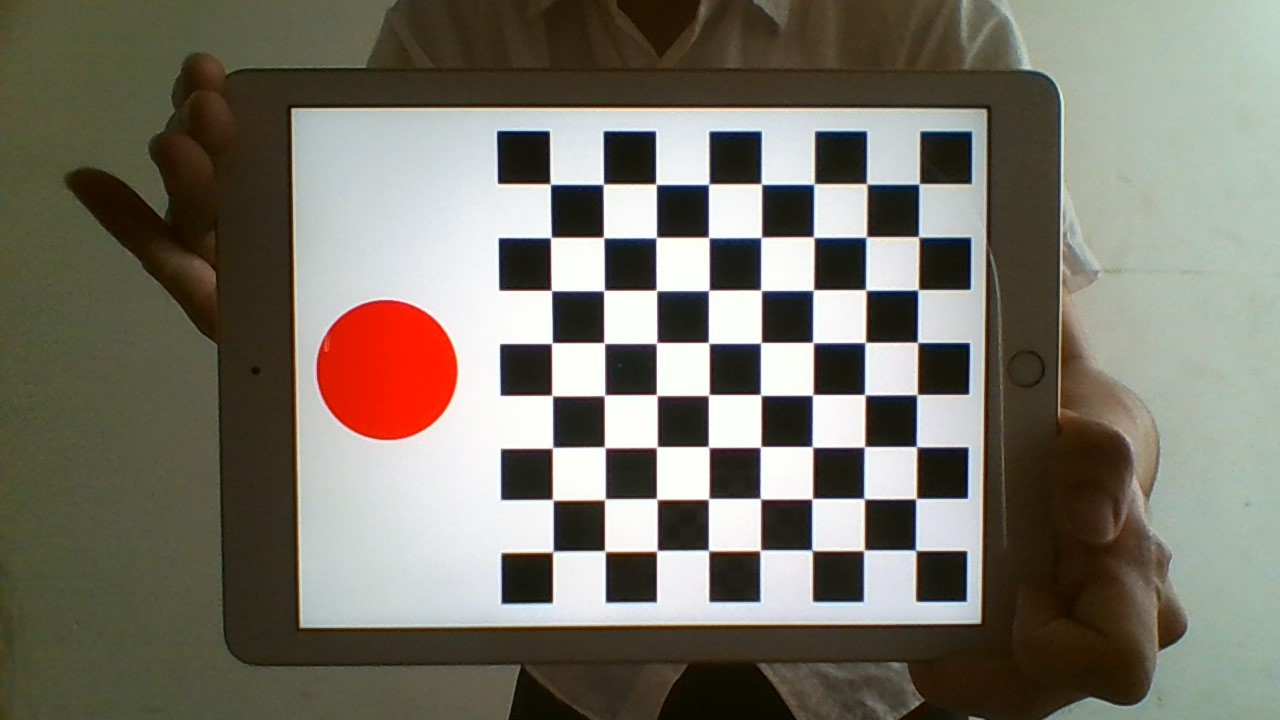
#> input picture 单目/WIN_20190423_12_49_57_Pro.jpg, 1280 x 720 px
$ python measure.py
#> lines starting #> are read from the running program, lines starting #| are printed output that depends on the picture; after the words box and inside, x2 and y2 are one past the last pixel; in counts of white or black regions, pixels touching at a corner belong together; long printed decimals are rounded
# -*- coding: utf-8 -*-
"""
Created on Tue Apr 23 20:56:14 2019

@author: Administrator
棋盘格大小15mm
圆半径20mm
测得：19.91mm
"""

import cv2 as cv
import numpy as np
#import matplotlib.pyplot as plt
#from matplotlib.patches import Circle
from scipy.optimize import leastsq

def undistort(image, camera_matrix, distortion_coefficients):
    h, w = image.shape[:2]
    new_camera_mtx, roi = cv.getOptimalNewCameraMatrix(camera_matrix,
                                                     distortion_coefficients,
                                                     (w,h), 1, (w,h))
    dst = cv.undistort(image, camera_matrix, distortion_coefficients,
                       None, new_camera_mtx)
    x, y, w, h = roi
    dst = dst[y:y+h, x:x+w]
#    cv.imshow('undistort_image', dst)
#    cv.imwrite('undistort_image.png', dst)
    return dst, new_camera_mtx

def extrace_object(image):
    blurred = cv.pyrMeanShiftFiltering(image, 10, 100)
#    cv.imshow('blurred', blurred)
    gray = cv.cvtColor(blurred, cv.COLOR_BGR2GRAY)
    gray = 255 - gray
#    cv.imwrite('gray.png', gray)
#    cv.imshow('gray', gray)
    circles = cv.HoughCircles(gray, cv.HOUGH_GRADIENT, 1, 18,
                              param1 = 100, param2 = 40,
                              minRadius = 0, maxRadius = 0)
    circles = np.uint16(np.around(circles))
# [4 lines of commented-out code are left out]
    hough_circle_center = circles[0, 0, :2]
    hough_circle_radii = circles[0, 0, 2]

    roi_radii = hough_circle_radii + 7
    mask = np.zeros(gray.shape)
    mask[hough_circle_center[1] - roi_radii: hough_circle_center[1] + roi_radii,
         hough_circle_center[0] - roi_radii: hough_circle_center[0] + roi_radii] = 1
    mask = mask.astype(np.uint8)
#    cv.imshow('mask', mask)
#    print(mask.dtype, gray.dtype)
    masked_image = gray * mask
#    cv.imshow('masked_image', masked_image)
#    cv.imwrite('masked_image.png', masked_image)

    ret, binary = cv.threshold(masked_image, 0, 255, cv.THRESH_BINARY | cv.THRESH_OTSU)
#    cv.imshow('binary image', binary)
#    cv.imwrite('binary_image.png', binary)

    edge_output = cv.Canny(binary, 50, 150)
#    print(edge_output.shape)
#    cv.imshow('canny edge', edge_output)
#    cv.imwrite('canny_edge.png', edge_output)

    index = np.argwhere(edge_output == 255)
    X_d, Y_d = index[:, 0], index[:, 1]

    return X_d, Y_d

def coordinate_system_transformation(X_d, Y_d, new_camera_mtx,
                                     rotation_matrix, translation_vectors):
    A = np.linalg.inv(np.dot(new_camera_mtx,
                             np.append(rotation_matrix[:, :-1],
                                       np.array([translation_vectors]).T,
                                       axis = 1)))

    coordinate_World = np.dot(A, np.append(np.append(X_d.reshape(1, -1),
                                                     Y_d.reshape(1, -1), axis = 0),
                                                    np.ones(X_d.shape).reshape(1, -1), axis = 0))

    coordinate_World = coordinate_World / coordinate_World[2]
    X_W, Y_W = coordinate_World[0], coordinate_World[1]

    return X_W, Y_W

def fit_circle(X_W, Y_W):

    def error(p, x, y):
        x0, y0, r = p
        return (x - x0) ** 2 + (y - y0) ** 2 - r ** 2

    p0 = [X_W.mean(), Y_W.mean(), 20]
    Para = leastsq(error, p0, args = (X_W, Y_W))
    x0, y0, r = Para[0]
    print('x0 = ', x0, 'y0 = ', y0, 'r = ', r)
# [8 lines of commented-out code are left out]

if __name__ == '__main__':
    src = cv.imread(r'WIN_20190423_12_49_57_Pro.jpg')
#> src is the input picture: shape (720, 1280, 3); mean B, G, R 104.6, 116.3, 120.7
#    cv.imshow('input image', src)
#    cv.imwrite('input_image.png', src)

    camera_matrix = np.array([[9.239681093184738e+02, -0.015369582553920, 6.546624748490717e+02],
                              [0, 9.254082497754611e+02, 4.041001652378953e+02],
                              [0, 0, 1]])

    distortion_coefficients = np.array([0.063290013571740,
                                        -0.202207841709460,
                                        0.001191786106439,
                                        -0.001067797642135,
                                        0])

    rotation_matrix = np.array([[0.9999, -0.0027, 0.0100],
                                [0.0023, 0.9991, 0.0434],
                                [-0.0101, -0.0434, 0.9990]])

    rotation_matrix = np.linalg.inv(rotation_matrix)

    translation_vectors = np.array([-29.299440599654513, -62.119555729701034, 2.631484750578994e+02])

    undistort_image, new_camera_mtx = undistort(src, camera_matrix, distortion_coefficients)
#> in undistort, `dst = cv.undistort(image, camera_matrix, distortion_coefficients, None..`:
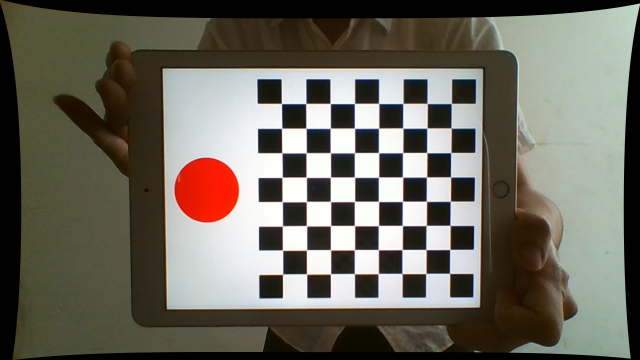
#> dst: shape (720, 1280, 3) (shown at 1/2 size); mean B, G, R 93.4, 104.3, 107.8
#> in undistort, `dst = dst[y:y+h, x:x+w]`:
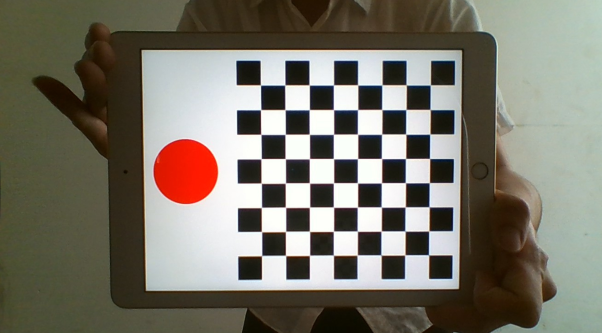
#> dst: shape (666, 1204, 3) (shown at 1/2 size); mean B, G, R 104.3, 116.2, 120.5
#> new_camera_mtx = [[853.5, -0.0154, 659.5], [0, 861.6, 411.8], [0, 0, 1]]

    X_d, Y_d = extrace_object(undistort_image)
#> in extrace_object, `gray = 255 - gray`:
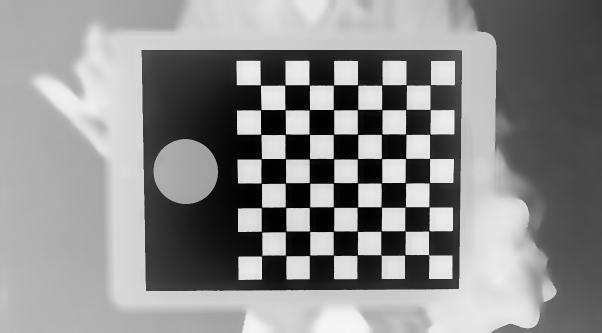
#> gray: shape (666, 1204) (shown at 1/2 size); min 1, max 246, mean 139.1
#> in extrace_object, `circles = cv.HoughCircles(gray, cv.HOUGH_GRADIENT, 1, 18, param1 = 100..`: circles = [[371.5, 344.5, 63.7]]
#> in extrace_object, `circles = np.uint16(np.around(circles))`: circles = [[372, 344, 64]]
#> in extrace_object, `hough_circle_center = circles[0, 0, :2]`: hough_circle_center = [372, 344]
#> in extrace_object, `hough_circle_radii = circles[0, 0, 2]`: hough_circle_radii = 64
#> in extrace_object, `roi_radii = hough_circle_radii + 7`: roi_radii = 71
#> in extrace_object, `ret, binary = cv.threshold(masked_image, 0, 255, cv.THRESH_BINARY | cv..`:
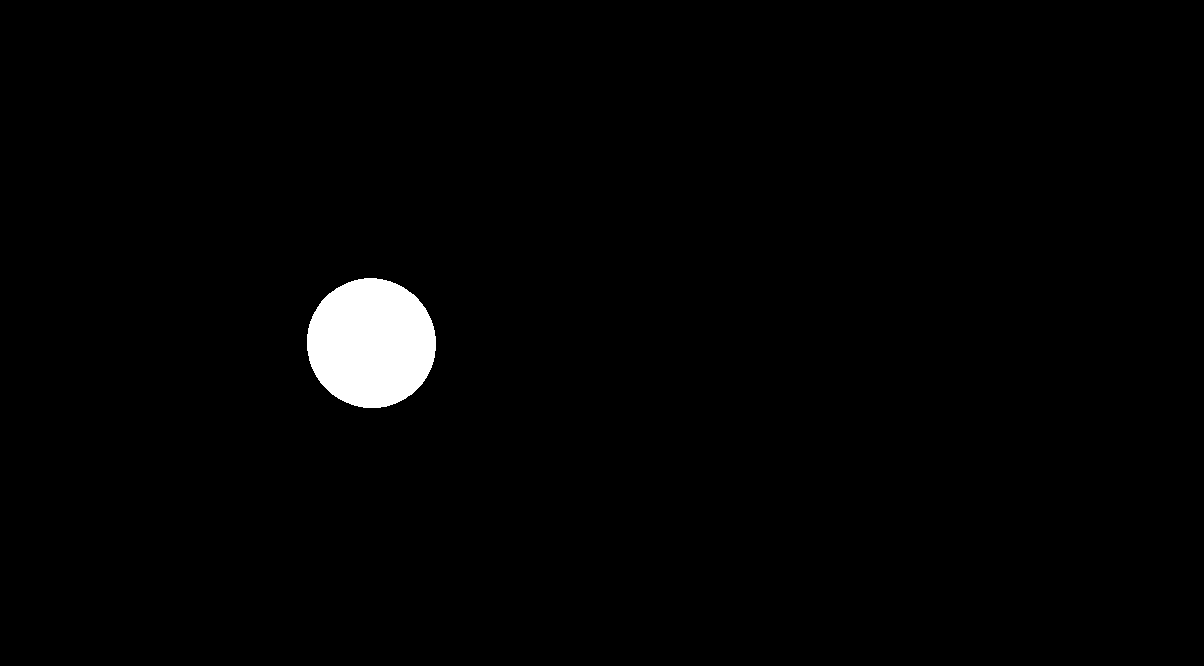
#> binary: shape (666, 1204); 1.6% white; 1 white region, box (x1, y1, x2, y2) and area: (307, 278, 436, 408) 13153
#> in extrace_object, `ret, binary = cv.threshold(masked_image, 0, 255, cv.THRESH_BINARY | cv..`: ret = 82
#> in extrace_object, `edge_output = cv.Canny(binary, 50, 150)`:
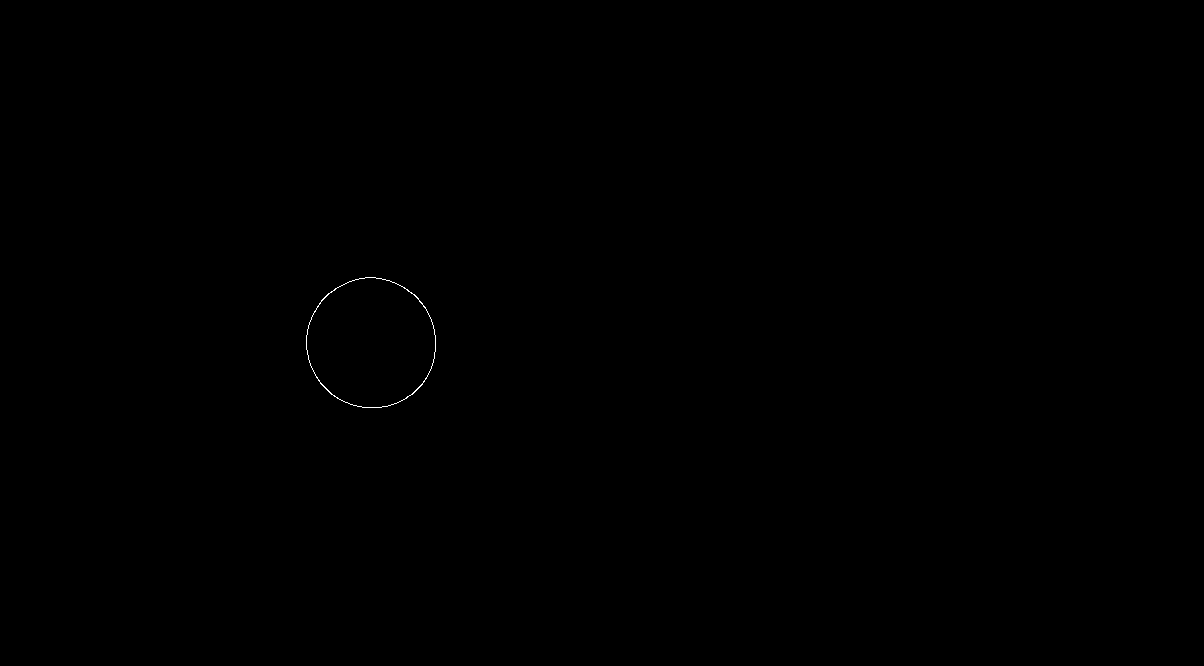
#> edge_output: shape (666, 1204); 0.05% white in thin lines or dots, all inside (x1, y1, x2, y2) = (306, 277, 436, 408)
#> in extrace_object, `index = np.argwhere(edge_output == 255)`: index = 423 pairs, first value 277 to 407, second value 306 to 435
#> in extrace_object, `X_d, Y_d = index[:, 0], index[:, 1]`: X_d = 423 values from 277 to 407; Y_d = 423 values, max 435 at index 195, min 306 at index 194, mean 370.8
#> X_d = 423 values from 277 to 407

    X_W, Y_W = coordinate_system_transformation(X_d, Y_d, new_camera_mtx,
                                                rotation_matrix, translation_vectors)
#> in coordinate_system_transformation, `A = np.linalg.inv(np.dot(new_camera_mtx, np.append(rotation_matrix[:, ..`: A = [[0.00117, -8.13e-06, -0.659], [4.38e-07, 0.00115, -0.24], [-4.45e-08, -1.89e-07, 0.00386]]
#> in coordinate_system_transformation, `X_W, Y_W = coordinate_World[0], coordinate_World[1]`: X_W = 423 values, max -49.11 at index 403, min -89.33 at index 10, mean -68.97; Y_W = 423 values, max 69.16 at index 227, min 29.58 at index 194, mean 49.42

    fit_circle(X_W, Y_W)
#> in fit_circle, `p0 = [X_W.mean(), Y_W.mean(), 20]`: p0 = [-68.97, 49.42, 20]
#> in fit_circle, `Para = leastsq(error, p0, args = (X_W, Y_W))`: Para = ([-69.05, 49.46, 19.92], 3)
#> in fit_circle, `x0, y0, r = Para[0]`: x0 = -69.05; y0 = 49.46; r = 19.92
#| x0 =  -69.055 y0 =  49.462 r =  19.917

    cv.waitKey(0)

    cv.destroyAllWindows()

$ run again, with 单目/WIN_20190423_12_48_28_Pro.jpg copied over 单目/WIN_20190423_12_49_57_Pro.jpg
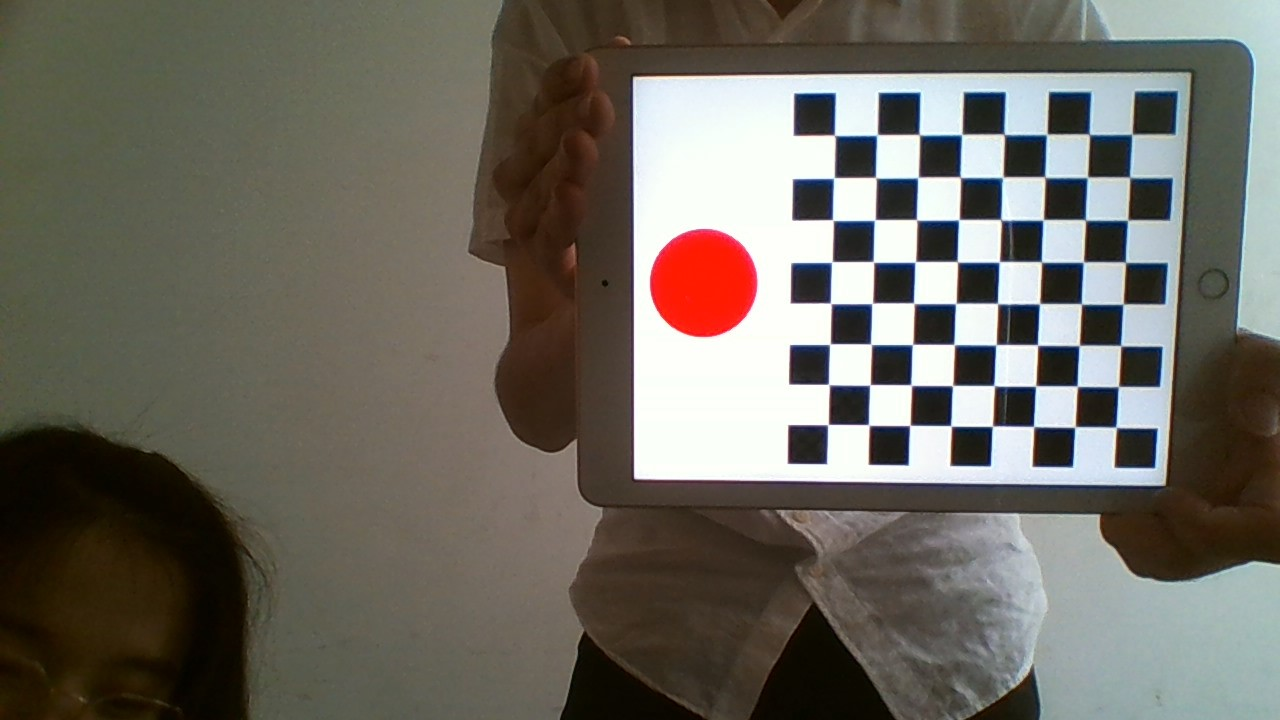
#> input picture 单目/WIN_20190423_12_48_28_Pro.jpg, 1280 x 720 px
#> src is the input picture: shape (720, 1280, 3); mean B, G, R 96.5, 105.1, 109
#> `undistort_image, new_camera_mtx = undistort(src, camera_matrix, distor..`: new_camera_mtx = [[853.5, -0.0154, 659.5], [0, 861.6, 411.8], [0, 0, 1]]
#> in extrace_object, `gray = 255 - gray`:
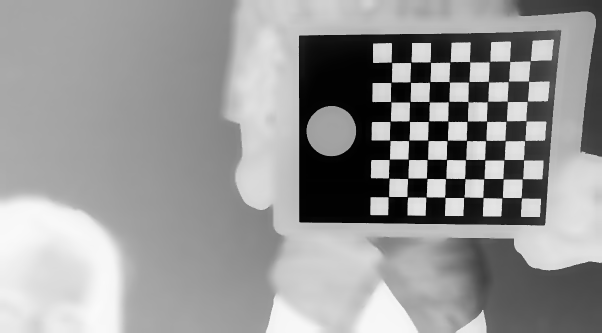
#> gray: shape (666, 1204) (shown at 1/2 size); min 1, max 250, mean 150.8
#> in extrace_object, `circles = cv.HoughCircles(gray, cv.HOUGH_GRADIENT, 1, 18, param1 = 100..`: circles = [[662.5, 262.5, 49.1], [997.5, 172.5, 60.7]]
#> in extrace_object, `circles = np.uint16(np.around(circles))`: circles = [[662, 262, 49], [998, 172, 61]]
#> hough_circle_center = [662, 262]
#> hough_circle_radii = 49
#> roi_radii = 56
#> in extrace_object, `ret, binary = cv.threshold(masked_image, 0, 255, cv.THRESH_BINARY | cv..`:
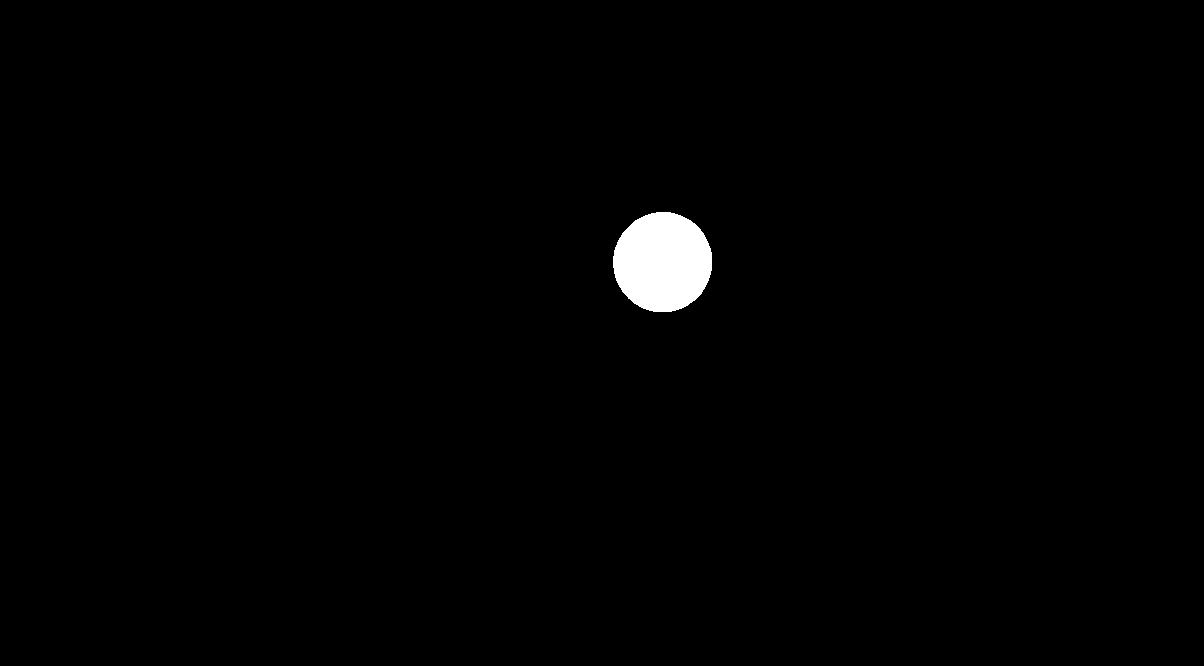
#> binary: shape (666, 1204); 0.97% white; 1 white region, box (x1, y1, x2, y2) and area: (613, 212, 712, 312) 7803
#> ret = 80
#> edge_output: shape (666, 1204); 0.04% white in thin lines or dots, all inside (x1, y1, x2, y2) = (612, 211, 712, 312)
#> index = 326 pairs, first value 211 to 311, second value 612 to 711
#> in extrace_object, `X_d, Y_d = index[:, 0], index[:, 1]`: X_d = 326 values from 211 to 311; Y_d = 326 values, max 711 at index 142, min 612 at index 153, mean 661.8
#> `X_d, Y_d = extrace_object(undistort_image)`: X_d = 326 values from 211 to 311
#> A = [[0.00117, -8.13e-06, -0.659], [4.38e-07, 0.00115, -0.24], [-4.45e-08, -1.89e-07, 0.00386]]
#> in coordinate_system_transformation, `X_W, Y_W = coordinate_World[0], coordinate_World[1]`: X_W = 326 values, max -80.56 at index 305, min -112 at index 12, mean -96.08; Y_W = 326 values, max 155.4 at index 182, min 124.2 at index 153, mean 139.9
#> p0 = [-96.08, 139.9, 20]
#> Para = ([-96.08, 140, 15.66], 1)
#> x0 = -96.08; y0 = 140; r = 15.66
#| x0 =  -96.083 y0 =  139.988 r =  15.656
